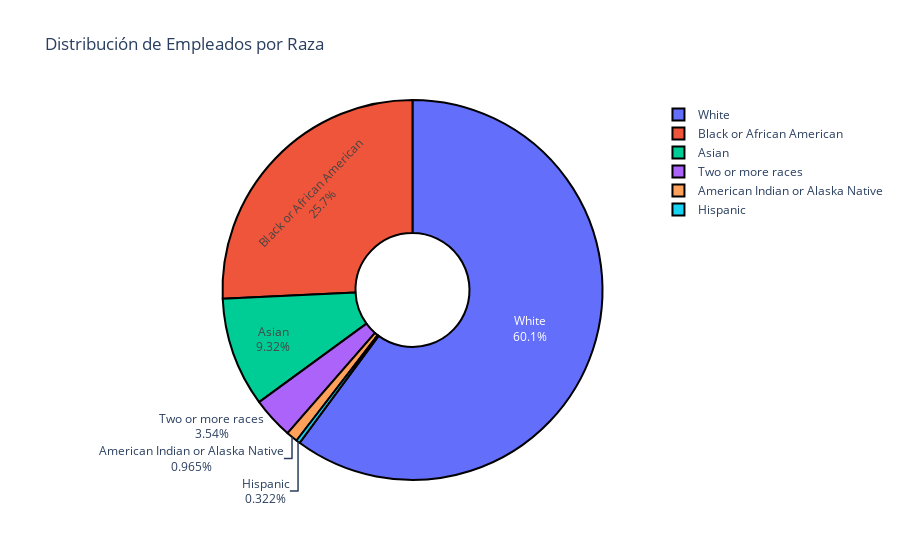

The notebook cell saved with this chart:
### Markdown cell above
**Gráfica de dona: Distribución de empleados por raza**

### Code cell
fig8 = px.pie(hr_data, names='RaceDesc', title='Distribución de Empleados por Raza', hole=0.3)
fig8.update_traces(textinfo='percent+label', marker=dict(line=dict(color='black', width=2)))
fig8.show()

### Figure 1 — Plotly figure (JSON) as saved in the notebook; plotly's stock layout.template omitted (floating-point values rounded to 4 significant figures; data arrays with more than 128 entries replaced by an {"elided": "..."} marker saying what was removed)
{"data": [{"domain": {"x": [0, 1], "y": [0, 1]}, "hole": 0.3, "hovertemplate": "RaceDesc=%{label}<extra></extra>", "labels": {"elided": "311 str values"}, "legendgroup": "", "marker": {"line": {"color": "black", "width": 2}}, "name": "", "showlegend": true, "textinfo": "percent+label", "type": "pie"}], "layout": {"legend": {"tracegroupgap": 0}, "title": {"text": "Distribución de Empleados por Raza"}}}
